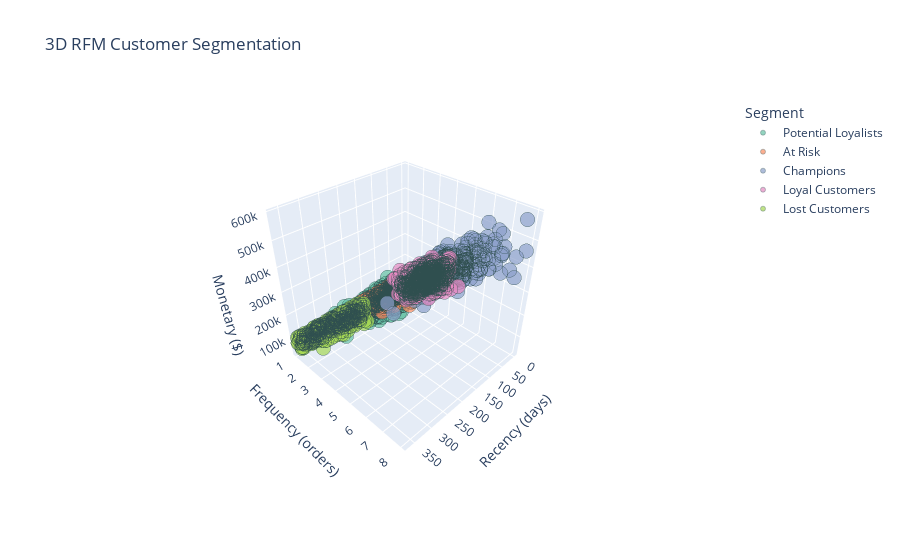

The notebook cell this image was saved under:
### Markdown cell above
### 8.1 Interactive 3D Scatter Plot

This visualization shows all three RFM dimensions simultaneously, allowing you to rotate and explore the clusters.

### Code cell
# Create 3D scatter plot with Plotly
fig = px.scatter_3d(
    rfm_df,
    x='recency',
    y='frequency',
    z='monetary',
    color='cluster_name',
    hover_data=['customer_id', 'recency', 'frequency', 'monetary'],
    title='3D RFM Customer Segmentation',
    labels={
        'recency': 'Recency (days)',
        'frequency': 'Frequency (orders)',
        'monetary': 'Monetary ($)',
        'cluster_name': 'Segment'
    },
    color_discrete_sequence=px.colors.qualitative.Set2
)

fig.update_traces(
    marker=dict(size=5, opacity=0.7, line=dict(width=0.5, color='DarkSlateGray')),
    selector=dict(mode='markers')
)

fig.update_layout(
    scene=dict(
        xaxis_title='Recency (days)',
        yaxis_title='Frequency (orders)',
        zaxis_title='Monetary ($)',
        camera=dict(eye=dict(x=1.5, y=1.5, z=1.5))
    ),
    height=700,
    font=dict(size=12)
)

fig.show()

print("\n💡 Interaction Tips:")
print("- Drag to rotate the plot")
print("- Scroll to zoom in/out")
print("- Click legend items to show/hide segments")
print("- Hover over points to see customer details")

### Figure 1 — Plotly figure (JSON) as saved in the notebook; plotly's stock layout.template omitted (floating-point values rounded to 4 significant figures; data arrays with more than 128 entries replaced by an {"elided": "..."} marker saying what was removed)
{"data": [{"customdata": {"elided": "352x1 str values"}, "hovertemplate": "Segment=Potential Loyalists<br>Recency (days)=%{x}<br>Frequency (orders)=%{y}<br>Monetary ($)=%{z}<br>customer_id=%{customdata[0]}<extra></extra>", "legendgroup": "Potential Loyalists", "marker": {"color": "rgb(102,194,165)", "line": {"color": "DarkSlateGray", "width": 0.5}, "opacity": 0.7, "size": 5, "symbol": "circle"}, "mode": "markers", "name": "Potential Loyalists", "scene": "scene", "showlegend": true, "type": "scatter3d", "x": {"elided": "352 int values"}, "y": {"elided": "352 int values"}, "z": {"elided": "352 float values"}}, {"customdata": {"elided": "721x1 str values"}, "hovertemplate": "Segment=At Risk<br>Recency (days)=%{x}<br>Frequency (orders)=%{y}<br>Monetary ($)=%{z}<br>customer_id=%{customdata[0]}<extra></extra>", "legendgroup": "At Risk", "marker": {"color": "rgb(252,141,98)", "line": {"color": "DarkSlateGray", "width": 0.5}, "opacity": 0.7, "size": 5, "symbol": "circle"}, "mode": "markers", "name": "At Risk", "scene": "scene", "showlegend": true, "type": "scatter3d", "x": {"elided": "721 int values"}, "y": {"elided": "721 int values"}, "z": {"elided": "721 float values"}}, {"customdata": {"elided": "242x1 str values"}, "hovertemplate": "Segment=Champions<br>Recency (days)=%{x}<br>Frequency (orders)=%{y}<br>Monetary ($)=%{z}<br>customer_id=%{customdata[0]}<extra></extra>", "legendgroup": "Champions", "marker": {"color": "rgb(141,160,203)", "line": {"color": "DarkSlateGray", "width": 0.5}, "opacity": 0.7, "size": 5, "symbol": "circle"}, "mode": "markers", "name": "Champions", "scene": "scene", "showlegend": true, "type": "scatter3d", "x": {"elided": "242 int values"}, "y": {"elided": "242 int values"}, "z": {"elided": "242 float values"}}, {"customdata": {"elided": "627x1 str values"}, "hovertemplate": "Segment=Loyal Customers<br>Recency (days)=%{x}<br>Frequency (orders)=%{y}<br>Monetary ($)=%{z}<br>customer_id=%{customdata[0]}<extra></extra>", "legendgroup": "Loyal Customers", "marker": {"color": "rgb(231,138,195)", "line": {"color": "DarkSlateGray", "width": 0.5}, "opacity": 0.7, "size": 5, "symbol": "circle"}, "mode": "markers", "name": "Loyal Customers", "scene": "scene", "showlegend": true, "type": "scatter3d", "x": {"elided": "627 int values"}, "y": {"elided": "627 int values"}, "z": {"elided": "627 float values"}}, {"customdata": {"elided": "330x1 str values"}, "hovertemplate": "Segment=Lost Customers<br>Recency (days)=%{x}<br>Frequency (orders)=%{y}<br>Monetary ($)=%{z}<br>customer_id=%{customdata[0]}<extra></extra>", "legendgroup": "Lost Customers", "marker": {"color": "rgb(166,216,84)", "line": {"color": "DarkSlateGray", "width": 0.5}, "opacity": 0.7, "size": 5, "symbol": "circle"}, "mode": "markers", "name": "Lost Customers", "scene": "scene", "showlegend": true, "type": "scatter3d", "x": {"elided": "330 int values"}, "y": {"elided": "330 int values"}, "z": {"elided": "330 float values"}}], "layout": {"autosize": true, "font": {"size": 12}, "legend": {"title": {"text": "Segment"}, "tracegroupgap": 0}, "scene": {"aspectmode": "auto", "aspectratio": {"x": 1, "y": 1, "z": 1}, "camera": {"center": {"x": 0, "y": 0, "z": 0}, "eye": {"x": 1.512, "y": 1.512, "z": 1.512}, "projection": {"type": "perspective"}, "up": {"x": 0, "y": 0, "z": 1}}, "domain": {"x": [0, 1], "y": [0, 1]}, "xaxis": {"title": {"text": "Recency (days)"}, "type": "linear"}, "yaxis": {"title": {"text": "Frequency (orders)"}, "type": "linear"}, "zaxis": {"title": {"text": "Monetary ($)"}, "type": "linear"}}, "title": {"text": "3D RFM Customer Segmentation"}}}
